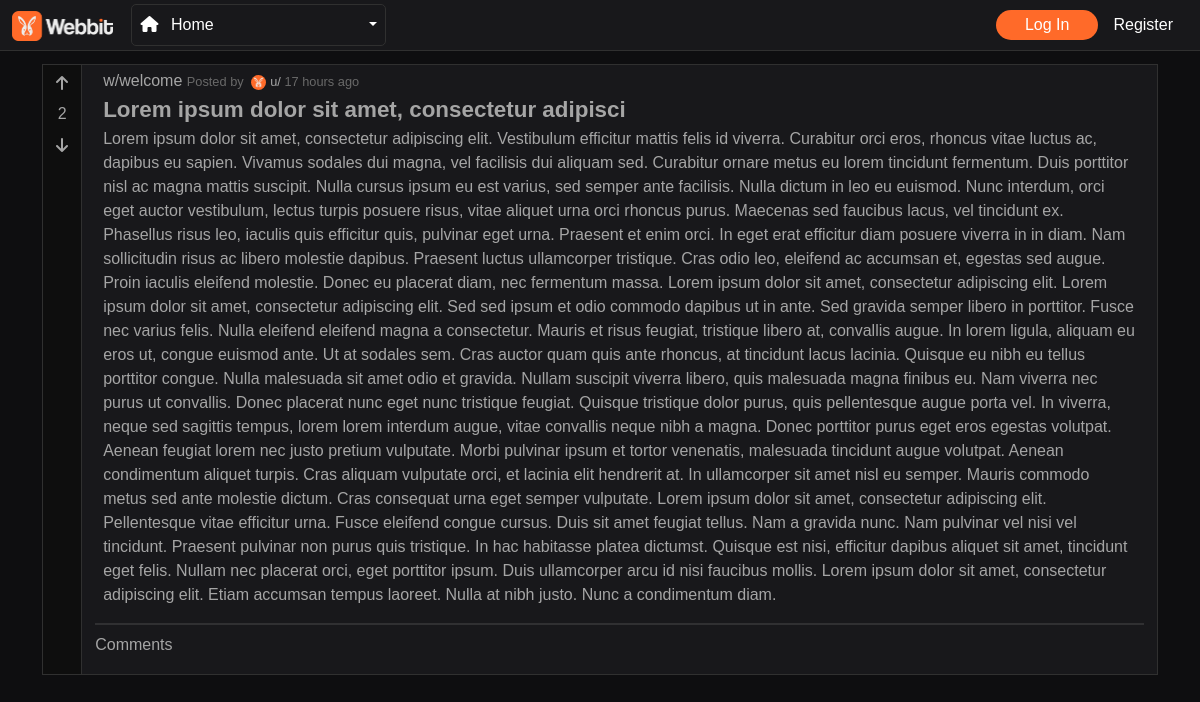
/w/welcome/9, run on the app's committed database.
### tables this page shows
CREATE TABLE Posts (
  id INT NOT NULL PRIMARY KEY AUTO_INCREMENT,
  title VARCHAR(50) NOT NULL,
  text LONGTEXT NOT NULL,
  user_id INT NOT NULL,
  karmapoints INT NOT NULL DEFAULT 0,
  category_id INT NOT NULL,
  created_in DATETIME NOT NULL DEFAULT CURRENT_TIMESTAMP,
  FOREIGN KEY (user_id) REFERENCES Users(id),
  FOREIGN KEY (category_id) REFERENCES Category(id)
);

CREATE TABLE Category (
  id INT NOT NULL PRIMARY KEY AUTO_INCREMENT,
  title VARCHAR(16) NOT NULL,
  description VARCHAR(500) NOT NULL,
  user_id INT NOT NULL,
  FOREIGN KEY (user_id) REFERENCES Users(id)
  
);

### controllers/posts/posts.show.php (called while the page is built, shortened)
<?php
function timeSincePosted($datetime, QueryBuilder $queryBuilder)
{
    $now = time();
    $created = strtotime($datetime);
    $diff = $now - $created;
    $units = array(
        'year' => 31536000,
        'month' => 2592000,
        'week' => 604800,
        'day' => 86400,
        'hour' => 3600,
        'minute' => 60,
        'second' => 1
    );
    foreach ($units as $key => $value) {
        if ($diff >= $value) {
            $time = floor($diff / $value);
            $suffix = ($time > 1) ? 's' : '';
            return $time . ' ' . $key . $suffix . ' ago';
        }
    }
    return 'just now';
}
$connection = Connection::make();
$queryBuilder = new QueryBuilder($connection);
$categories = $queryBuilder->getAllAsc('category', 'App\Model\Category');
$posts = $queryBuilder->findById('posts', $id, 'App\Model\Posts');
$posts->category = $queryBuilder->findById('category', $posts->category_id, 'App\Model\Category');
$posts->users = $queryBuilder->findById('users', $posts->user_id, 'App\Model\Users');
$posts->created_in = timeSincePosted($posts->created_in, $queryBuilder);
require 'views/posts.show.view.php';

### routes.php (called while the page is built, shortened)
<?php
$router->get('', function () {
    require 'controllers/home.php';
});
$router->get('login', function () {
    require 'controllers/login/login.php';
});
$router->post('login', function () {
    require 'controllers/login/login.process.php';
});
$router->get('register/create', function () {
    require 'controllers/register/register.create.php';
});
$router->post('register', function () {
    require 'controllers/register/register.store.php';
});
$router->get('logout', function () {
    require 'controllers/logout.php';
});
$router->get('category', function () {
    require 'controllers/category/category.create.view.php';
});
$router->post('category', function () {
    require 'controllers/category/category.create.php';
});
$router->get('w/([\w\-]+)', function ($category) {
    require 'controllers/category/category.view.php';
});
$router->get('w/([\w\-]+)/edit', function ($category) {
    require 'controllers/category/category.update.view.php';
});
$router->post('category/edit', function () {
    require 'controllers/category/category.update.php';
});
$router->get('w/([\w\-]+)/(\d+)/edit', function ($category, $id) {
    require 'controllers/posts/posts.update.view.php';
});
$router->get('posts/create', function () {
    require 'controllers/posts/posts.php';
});
$router->post('posts', function () {
    require 'controllers/posts/posts.create.php';
});
$router->post('posts/edit', function () {
    require 'controllers/posts/posts.update.php';
});
$router->post('posts/delete', function () {
    require 'controllers/posts/posts.delete.php';
});
$router->get('w/([\w\-]+)/(\d+)', function ($category, $id) {
    require 'controllers/posts/posts.show.php';
});

### index.php (called while the page is built, shortened)
<?php
$router = Router::setFromFile('routes.php');
preg_match('/^([^:\/]+[s]?):\/\/([^\/]*)\/(.*)$/', Config::APPURL, $matches);
if (!isset($matches[3])) {
    $realURI = trim($_SERVER['REQUEST_URI'], '/');
} else {
    $baseConfigURL = $matches[3];
    $realURI = substr(trim($_SERVER['REQUEST_URI'], '/'), strlen($baseConfigURL) + 1);
}
function route($uri)
{
    return Config::APPURL . '/' . $uri;
}
try {
    $router->direct(
        $realURI,
        isset($_POST['_method']) ? $_POST['_method'] : $_SERVER['REQUEST_METHOD']
    );
} catch (Exception $e) {
    header('HTTP/1.1 404 Not Found', true, 404);
    echo '<h1 style="text-align: center;">Not Found!</h1>';
    echo $e->getMessage();
}

### src/Database/QueryBuilder.php (called while the page is built, shortened)
<?php
class QueryBuilder
{
    private $pdo;
    public function __construct(PDO $pdo)
    {
        $this->pdo = $pdo;
    }
    public function getAllAsc($table, $class = "StdClass")
    {
        $stmt = $this->pdo->prepare("SELECT * FROM $table ORDER BY $table.id ASC");
        $stmt->execute();
        return $stmt->fetchAll(PDO::FETCH_CLASS, $class);
    }
    public function findById($table, $id, $class = "StdClass")
    {
        $stmt = $this->pdo->prepare("SELECT * FROM $table WHERE id=:id");
        $stmt->setFetchMode(PDO::FETCH_CLASS, $class);
        $stmt->execute(['id' => $id]);
        return $stmt->fetch();
    }
}

### views/posts.show.view.php (the view, shortened to what this page needs)
<!DOCTYPE html>
<html lang="en">
<head>
    <link rel="stylesheet" href="<?php echo route('css/login.css') ?>">
    <link rel="stylesheet" href="<?php echo route('css/main.css') ?>">
    <link rel="stylesheet" href="<?php echo route('css/nav-style.css') ?>">
    <link rel="stylesheet" href="https://cdnjs.cloudflare.com/ajax/libs/font-awesome/6.4.0/css/all.min.css">
    <link href="https://cdn.jsdelivr.net/npm/bootstrap@5.3.0-alpha3/dist/css/bootstrap.min.css" rel="stylesheet"
>
</head>
<body>
    <?php include 'nav.view.php'
        ?>
    <section>
        <div class="container spacer-20">
            <div class="row md">
                <div class="col">
                    <table class="table-borderless table-custom" id="posts">
                        <tr class="mainframe-post mt-2 mb-2 ms-3">
                            <form method="POST" action="karma" id="karmaposts<?php echo $posts->id; ?>">
                                <td class="mainframe-upvote col-md-1-5 w-5 mh-100 align-top">
                                    <?php if (isset($_SESSION["userid"])) { ?>
                                        <?php
                                        $up = false;
                                        $down = false;
                                        foreach ($karmapoints as $karmapoint) {
                                            if ($karmapoint->votestate == 'up' && $karmapoint->users_id == $_SESSION["userid"] && $karmapoint->posts_id == $posts->id) {
                                                $up = true;
                                                $down = false;
                                            } elseif ($karmapoint->votestate == 'down' && $karmapoint->users_id == $_SESSION["userid"] && $karmapoint->posts_id == $posts->id) {
                                                $up = false;
                                                $down = true;
                                            }
                                            ?>
                                            <?php
                                        }
                                        ?>
                                        <?php if ($up == true) { ?>
                                            <button class="btn btn-outline-warning upvote-button"
                                                data-post-id="<?php echo $posts->id; ?>">
                                                <i class="fa-solid fa-arrow-up vote-active"></i>
                                            </button>
                                            <?php
                                        } else {
                                            ?>
                                            <button class="btn btn-outline-warning upvote-button"
                                                data-post-id="<?php echo $posts->id; ?>">
                                                <i class="fa-solid fa-arrow-up"></i>
                                            </button>
                                            <?php
                                        }
                                        ?>
                                        <p class="text textupvote text-center">
                                            <?php echo $posts->karmapoints; ?>
                                        </p>
                                        <?php
                                        $up = false;
                                        $down = false;
                                        foreach ($karmapoints as $karmapoint) {
                                            if ($karmapoint->votestate == 'up' && $karmapoint->users_id == $_SESSION["userid"] && $karmapoint->posts_id == $posts->id) {
                                                $up = true;
                                                $down = false;
                                            } elseif ($karmapoint->votestate == 'down' && $karmapoint->users_id == $_SESSION["userid"] && $karmapoint->posts_id == $posts->id) {
                                                $up = false;
                                                $down = true;
                                            }
                                            ?>
                                            <?php
                                        }
                                        ?>
                                        <?php if ($down == true) { ?>
                                            <button class="btn btn-outline-warning downvote-button"
                                                data-post-id="<?php echo $posts->id; ?>"
                                                data-user-vote="<?php echo $posts->user_vote; ?>">
                                                <i class="fa-solid fa-arrow-down vote-active"></i>
                                            </button>
                                            <?php
                                        } else {
                                            ?>
                                            <button class="btn btn-outline-warning downvote-button"
                                                data-post-id="<?php echo $posts->id; ?>"
                                                data-user-vote="<?php echo $posts->user_vote; ?>">
                                                <i class="fa-solid fa-arrow-down"></i>
                                            </button>
                                            <?php
                                        }
                                        ?>
                                        <?php
                                    } else {
                                        ?>
                                        <button class="btn btn-outline-warning upvote-button"
                                            data-post-id="<?php echo $posts->id; ?>">
                                            <i class="fa-solid fa-arrow-up"></i>
                                        </button>
                                        <p class="text textupvote text-center">
                                            <?php echo $posts->karmapoints; ?>
                                        </p>
                                        <button class="btn btn-outline-warning downvote-button"
                                            data-post-id="<?php echo $posts->id; ?>"
                                            data-user-vote="<?php echo $posts->user_vote; ?>">
                                            <i class="fa-solid fa-arrow-down"></i>
                                        </button>
                                        <?php
                                    }
                                    ?>
                                </td>
                            </form>
                            <td class="col-md-10 ms-2">
                                <div class="text-category container"><a class="text"
                                        href="<?php echo route('w/' . $posts->category->title); ?>">w/<?php echo $posts->category->title; ?>
                                    </a>
                                    <span class="text-inf text-align-center">Posted by <img
                                            src="<?php echo route('assets/favicon.png') ?>"
                                            class="rounded-circle me-1 ms-1" width="15px" height="15px"><a class="text">u/<?php echo $posts->users->username; ?>
                                        </a> <span class="text-inf">
                                            <?php echo $posts->created_in; ?>
                                        </span></span>
                                </div>
                                <div class="container">
                                    <span class="text-break text text-title me-2 fw-bold">
                                        <?php echo $posts->title; ?>
                                    </span>
                                    <p class="text-break text text-body-page">
                                        <?php echo $posts->text; ?>
                                    </p>
                                </div>
                                <div class="container">
                                    <div>
                                        <hr class="border-devider">
                                        <p class="text">Comments</p>
                                    </div>
                                </div>
                            </td>
                        </tr>
                    </table>
                </div>
                            <?php include 'rules.view.php'
                                ?>
                            <?php include 'footer.view.php'
                                ?>
            </div>
    </section>
</body>
</html>

### src/Router.php (shortened to what this page needs)
<?php
class Router
{
  protected $routes = [];
  public function get($uri, $callback) {
    $this->routes['GET'][$uri] = $callback;
  }
  public function post($uri, $callback) {
    $this->routes['POST'][$uri] = $callback;
  }
  public function direct($uri,$method) {
    if (!empty($this->routes[$method])) {
      foreach ($this->routes[$method] as $route => $callback) {
        $route = '/^' . str_replace('/', '\/', $route) . '$/';
        if (preg_match($route, $uri, $params)) {
          array_shift($params);
          return call_user_func_array($callback, array_values($params));
        }
      }
    }
    throw new Exception('No route found');
  }
}

### css/main.css (style rules this page uses)
body { background-color: #0e0e10; font-family: "Ubuntu", sans-serif; }
.text { color: rgb(165, 165, 165) !important; }
a, a:link, a:active { text-decoration: none !important; }
.spacer-20 { margin-top: 20px; }
.table-custom { width: 100%; }
.mainframe-post { background-color: #18181b; border: 1px solid #303030 !important; height: 100%; }
.mainframe-upvote { background-color: #0e0e0e; border-right: 1px solid #303030 !important; height: 100%; }
.textupvote { margin-bottom: 2px; }
.btn-outline-warning, .btn-outline-warning:active, .btn-outline-warning:checked { color: rgb(165, 165, 165) !important; background-color: none !important; border: none !important; }
.btn-outline-warning { --bs-btn-color: #ff6a29 !important; --bs-btn-border-color: none !important; --bs-btn-hover-color: #000; --bs-btn-hover-bg: none !important; --bs-btn-hover-border-color: none !important; --bs-btn-focus-shadow-rgb: 255, 193, 7; --bs-btn-active-color: #ff6a29 !important; --bs-btn-active-bg: none !important; --bs-btn-active-border-color: none !important; --bs-btn-active-shadow: inset 0 3px 5px rgba(0, 0, 0, 0.125); --bs-btn-disabled-color: none !important; --bs-btn-disabled-bg: transparent; --bs-btn-disabled-border-color: none !important; --bs-gradient: none; }
.col-md-1-5 { flex: 0 0 auto; width: 0.1% !important; }
.text-category { margin-top: 0.2rem !important; margin-left: 0.5rem !important; }
.text-inf { color: rgb(105, 105, 105) !important; font-size: 0.8rem !important; }
.text-title { margin-left: 0.5rem !important; font-size: 1.4rem !important; margin-top: 0.1rem !important; }
.text-body-page { margin-left: 0.5rem !important; margin-right: 0.5rem !important; }
section { margin-top: 4rem !important; }
.border-devider { margin-bottom: 0.5rem !important; border: 0.1rem solid; border-color: #7a7a7a; }

### data on the page
posts: karmapoints "2", created_in "17 hours ago", title "Lorem ipsum dolor sit amet, consectetur adipisci", text "Lorem ipsum dolor sit amet, consectetur adipiscing elit. Vestibulum efficitur mattis felis id viverra. Curabitur orci eros, rhoncus vitae luctus ac, dapibus eu sapien. Vivamus sodales dui magna, vel facilisis dui aliquam sed. Curabitur ornare metus eu lorem tincidunt fermentum. Duis porttitor nisl ac magna mattis suscipit. Nulla cursus ipsum eu est varius, sed semper ante facilisis. Nulla dictum in leo eu euismod. Nunc interdum, orci eget auctor vestibulum, lectus turpis posuere risus, vitae aliquet urna orci rhoncus purus. Maecenas sed faucibus lacus, vel tincidunt ex. Phasellus risus leo, iaculis quis efficitur quis, pulvinar eget urna. Praesent et enim orci. In eget erat efficitur diam…"
category: title "welcome"
